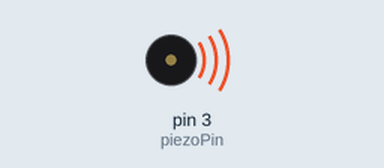
A sketch run on a simulated Arduino Uno, built with avr-gcc and run on an emulated ATmega328P. On the bench: buzzer (waves = sounding).

Above: at 0.2 s.
Timing chart, 0 to 10.9 s (numbered marks = the images above):
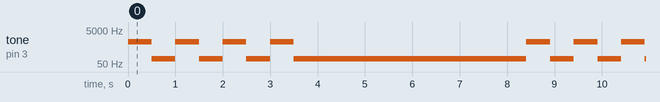

Measured:
- by itself, tone on pin 3 (piezoPin): repeats every 8.4 s: 3 × (100 Hz 0.50 s, 1000 Hz 0.50 s), 100 Hz 4.9 s, 1000 Hz 0.50 s

The sketch:

engr-lab-r3-piezo_robot.ino
```cpp
#define piezoPin 3 //set the pin for the piezo as #3
void setup() {
  pinMode(piezoPin, OUTPUT); //declare that pin 3 is an output
}

void loop() {
  for(int i = 0; i < 4; i++) {
    tone(piezoPin, 1000); //have the piezo ring at 1000 Hz
    delay(500); //wait 0.5 seconds
    tone(piezoPin, 100); //ring at a lower, 100 Hz tone
    delay(500); //wait another half second
    //this gives us that classic beep boop of a robot
  }
  for(int n = 500; n < 4100; n++) { //make the R2D2 whistle
    if((n%5)==0){ //every 5 times
      tone(piezoPin, n); //make the tone the iteration
      delay(1); //wait a msec
    }
    delay(1); //wait another msec
  }
}
```
